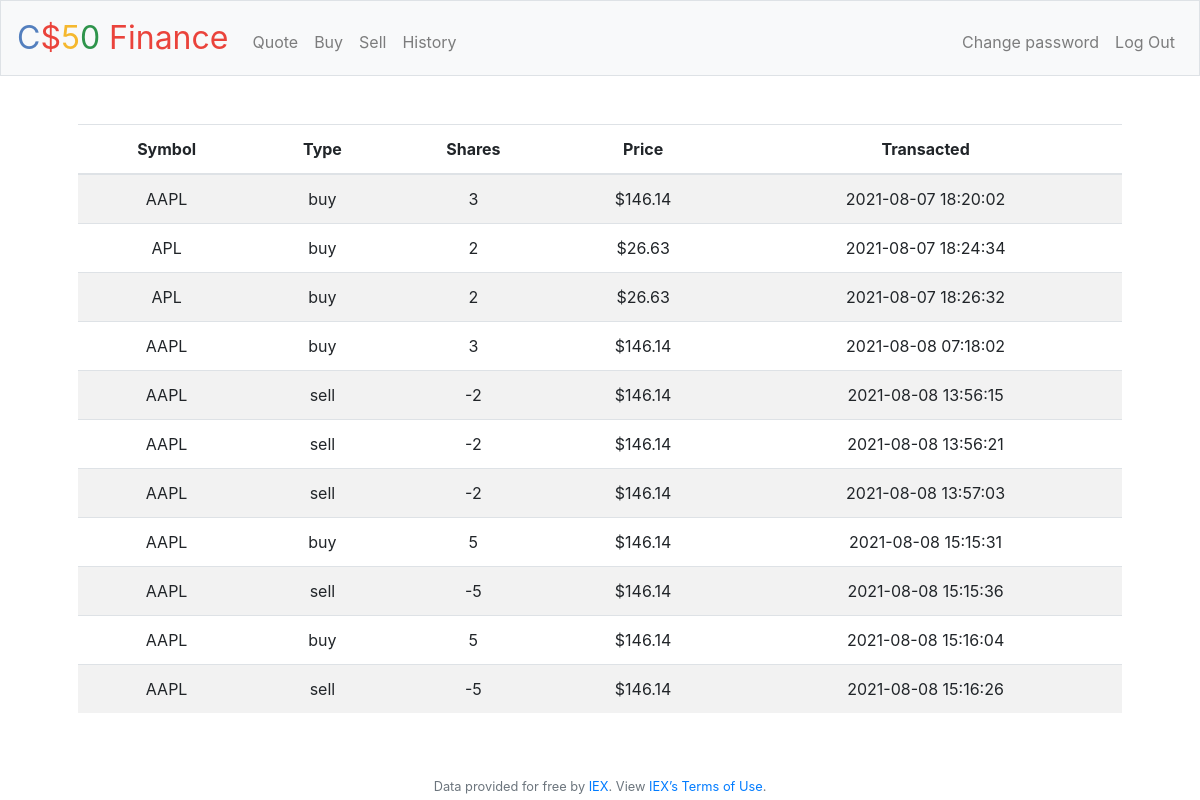
The app's page /history (signed in) with its own data.
### tables this page shows
CREATE TABLE transactions (id INTEGER PRIMARY KEY AUTOINCREMENT, user_id INTEGER NOT NULL, name TEXT NOT NULL, shares INTEGER NOT NULL, price NUMERIC NOT NULL, type TEXT NOT NULL, symbol TEXT NOT NULL, time TIMESTAMP DEFAULT CURRENT_TIMESTAMP, FOREIGN KEY(user_id) REFERENCES users(id));

### application.py (the view)
@app.route("/history")
@login_required
def history():
    user_id = session["user_id"]
    history = db.execute("SELECT symbol, type, shares, price, time FROM transactions WHERE user_id = ?", user_id)
    return render_template("history.html", history=history, usd=usd)

### application.py (called while the page is built)
@app.after_request
def after_request(response):
    response.headers["Cache-Control"] = "no-cache, no-store, must-revalidate"
    response.headers["Expires"] = 0
    response.headers["Pragma"] = "no-cache"
    return response

### helpers.py (called while the page is built)
def login_required(f):
    @wraps(f)
    def decorated_function(*args, **kwargs):
        if session.get("user_id") is None:
            return redirect("/login")
        return f(*args, **kwargs)
    return decorated_function

def usd(value):
    return f"${value:,.2f}"

### templates/history.html (shortened to what this page needs)
{% extends "layout.html" %}
{% block main %}
    <table class="table table-striped">
        <thead>
            <tr>
                <th>Symbol</th>
                <th>Type</th>
                <th>Shares</th>
                <th>Price</th>
                <th>Transacted</th>
            </tr>
        </thead>
        <tbody>
            {% for transaction in history %}
            <tr>
                <td> {{ transaction["symbol"] }} </td>
                <td> {{ transaction["type"] }} </td>
                <td> {{ transaction["shares"] }} </td>
                <td> {{ usd(transaction["price"]) }} </td>
                <td> {{ transaction["time"] }} </td>
            </tr>
            {% endfor %}
        </tbody>
    </table>
{% endblock %}

### templates/layout.html (shortened to what this page needs)
<!DOCTYPE html>
<html lang="en">
    <head>
        <link rel="stylesheet" href="https://cdn.jsdelivr.net/npm/bootstrap@4.5.3/dist/css/bootstrap.min.css">
        <link href="/static/styles.css" rel="stylesheet">
    </head>
    <body>
        <nav class="navbar navbar-expand-md navbar-light bg-light border">
            <a class="navbar-brand" href="/"><span class="blue">C</span><span class="red">$</span><span class="yellow">5</span><span class="green">0</span> <span class="red">Finance</span></a>
            <div class="collapse navbar-collapse" id="navbar">
                {% if session.user_id %}
                    <ul class="navbar-nav mr-auto mt-2">
                        <li class="nav-item"><a class="nav-link" href="/quote">Quote</a></li>
                        <li class="nav-item"><a class="nav-link" href="/buy">Buy</a></li>
                        <li class="nav-item"><a class="nav-link" href="/sell">Sell</a></li>
                        <li class="nav-item"><a class="nav-link" href="/history">History</a></li>
                    </ul>
                    <ul class="navbar-nav ml-auto mt-2">
                        <li class="nav-item"><a class="nav-link" href="/change_pw">Change password</a></li>
                        <li class="nav-item"><a class="nav-link" href="/logout">Log Out</a></li>
                    </ul>
                {% else %}
                    <ul class="navbar-nav ml-auto mt-2">
                        <li class="nav-item"><a class="nav-link" href="/register">Register</a></li>
                        <li class="nav-item"><a class="nav-link" href="/login">Log In</a></li>
                    </ul>
                {% endif %}
            </div>
        </nav>
        <main class="container p-5">
            {% block main %}{% endblock %}
        </main>
        <footer class="small text-center text-muted">
            Data provided for free by <a href="https://iextrading.com/developer">IEX</a>. View <a href="https://iextrading.com/api-exhibit-a/">IEX’s Terms of Use</a>.
        </footer>
    </body>
</html>

### static/styles.css (style rules this page uses)
nav .navbar-brand { font-size: xx-large; }
nav .navbar-brand .blue { color: #537fbe; }
nav .navbar-brand .red { color: #ea433b; }
nav .navbar-brand .yellow { color: #f5b82e; }
nav .navbar-brand .green { color: #2e944b; }
main { overflow-x: auto; text-align: center; }

### records on screen
transactions: price "$146.14"
transactions: price "$26.63"
transactions: price "$26.63"
transactions: price "$146.14"
transactions: price "$146.14"
transactions: price "$146.14"
transactions: price "$146.14"
transactions: price "$146.14"
transactions: price "$146.14"
transactions: price "$146.14"
transactions: price "$146.14"
